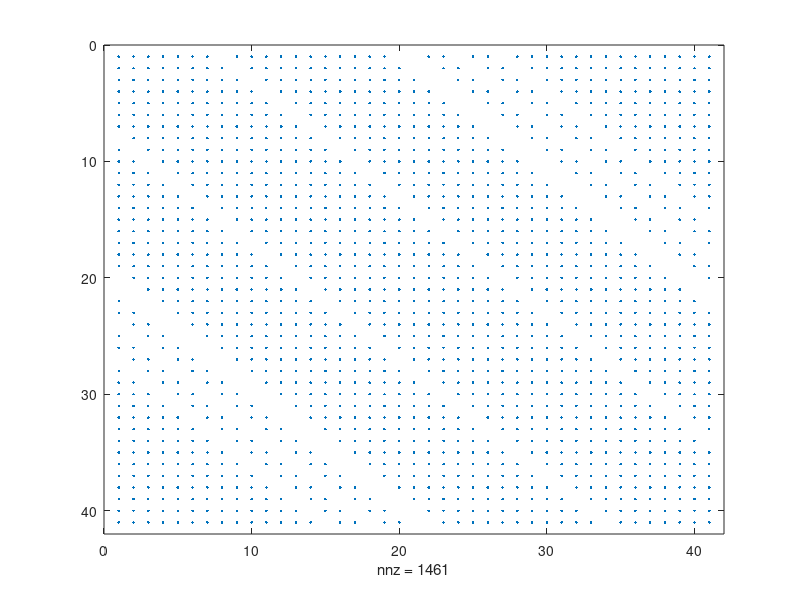

Here is the MATLAB script that generated this plot:
%% 1, testovaci matice pro LDLT rozklad

% a, symetricka matice
n = randi([3,50]);                  % nahodna velikost matice, napr od 3 do 50
A = toeplitz(randi([0 9],n,1));     % generovani nahodne symetricke matice s celymi cisly od 0 do 9
tf = issymmetric(A);                % overeni jestli je symetricka
if tf == 0
    error('matice A neni symetricka')
end

%% b, symetricka ridka matice
B = sprandsym(A);
spy(B);

%% c, tridiagonalni matice
e = randi(9,n,1);
C = spdiags( [e 5*e e], [-1 0 1], n - 2, n - 2 );

%% 2, matice pro Jacobiho metodu a metodu nejvetsiho spadu

% symetricka diagonalne dominantni matice
U = triu( randi([0 9],n));
D = 1000 * randi([1 9], n, 1 );      % diagonala matice... napr 1000 krat vetsi
M = diag( D ) + U + U';


%Diagonally dominant
      for m = 1 : n
          row = abs(M(m,:));
          d = sum(row) - row(m);
          if row(m) <= d
              error('[M] neni diagonalne dominantni')
          end
      end


